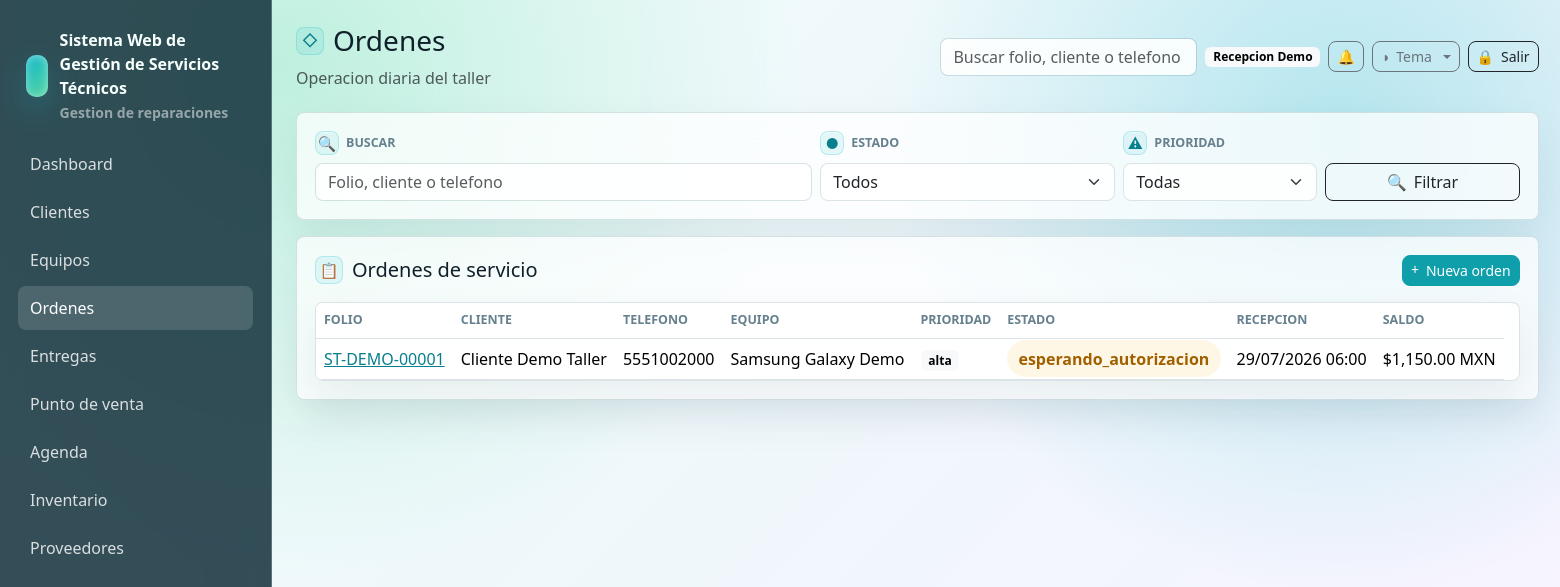
The page /ordenes (signed in) on the database its author committed.
### tables this page shows
CREATE TABLE users (
    id INT UNSIGNED AUTO_INCREMENT PRIMARY KEY,
    name VARCHAR(160) NOT NULL,
    email VARCHAR(190) NOT NULL UNIQUE,
    password VARCHAR(255) NOT NULL,
    phone VARCHAR(40) NULL,
    status ENUM('activo','inactivo','bloqueado') NOT NULL DEFAULT 'activo',
    last_login_at DATETIME NULL,
    created_at DATETIME NOT NULL DEFAULT CURRENT_TIMESTAMP,
    updated_at DATETIME NULL ON UPDATE CURRENT_TIMESTAMP,
    deleted_at DATETIME NULL
);

CREATE TABLE ordenes_servicio (
    id INT UNSIGNED AUTO_INCREMENT PRIMARY KEY,
    folio VARCHAR(60) NOT NULL UNIQUE,
    cliente_id INT UNSIGNED NOT NULL,
    equipo_id INT UNSIGNED NOT NULL,
    tecnico_id INT UNSIGNED NULL,
    recibido_por INT UNSIGNED NOT NULL,
    tipo_servicio VARCHAR(120) NOT NULL,
    falla_reportada TEXT NOT NULL,
    diagnostico_inicial TEXT NULL,
    prioridad ENUM('baja','normal','alta','urgente') NOT NULL DEFAULT 'normal',
    estado ENUM('recibida','en_revision','diagnosticada','esperando_autorizacion','autorizada','rechazada','en_reparacion','esperando_refaccion','reparada','no_reparable','lista_para_entrega','entregada','cancelada','garantia') NOT NULL DEFAULT 'recibida',
    fecha_recepcion DATETIME NOT NULL DEFAULT CURRENT_TIMESTAMP,
    fecha_estimada_entrega DATETIME NULL,
    fecha_real_entrega DATETIME NULL,
    costo_estimado DECIMAL(12,2) NOT NULL DEFAULT 0,
    costo_final DECIMAL(12,2) NOT NULL DEFAULT 0,
    anticipo DECIMAL(12,2) NOT NULL DEFAULT 0,
    saldo_pendiente DECIMAL(12,2) NOT NULL DEFAULT 0,
    garantia_ofrecida VARCHAR(160) NULL,
    observaciones_internas TEXT NULL,
    observaciones_cliente TEXT NULL,
    codigo_entrega VARCHAR(80) NULL UNIQUE,
    ubicacion_actual VARCHAR(120) NOT NULL DEFAULT 'Recepcion',
    token_publico VARCHAR(120) NOT NULL,
    firma_recepcion TEXT NULL,
    firma_entrega TEXT NULL,
    created_at DATETIME NOT NULL DEFAULT CURRENT_TIMESTAMP,
    updated_at DATETIME NULL ON UPDATE CURRENT_TIMESTAMP,
    deleted_at DATETIME NULL,
    CONSTRAINT fk_orden_cliente FOREIGN KEY (cliente_id) REFERENCES clientes(id),
    CONSTRAINT fk_orden_equipo FOREIGN KEY (equipo_id) REFERENCES equipos(id),
    CONSTRAINT fk_orden_tecnico FOREIGN KEY (tecnico_id) REFERENCES users(id) ON DELETE SET NULL,
    CONSTRAINT fk_orden_recibido FOREIGN KEY (recibido_por) REFERENCES users(id),
    INDEX idx_orden_folio (folio),
    INDEX idx_orden_cliente (cliente_id),
    INDEX idx_orden_equipo (equipo_id),
    INDEX idx_orden_estado (estado),
    INDEX idx_orden_codigo_entrega (codigo_entrega),
    INDEX idx_orden_tecnico (tecnico_id),
    INDEX idx_orden_fecha (fecha_recepcion)
);

CREATE TABLE clientes (
    id INT UNSIGNED AUTO_INCREMENT PRIMARY KEY,
    nombre_completo VARCHAR(190) NOT NULL,
    telefono VARCHAR(40) NOT NULL,
    whatsapp VARCHAR(40) NULL,
    email VARCHAR(190) NULL,
    domicilio VARCHAR(255) NULL,
    ciudad VARCHAR(120) NULL,
    estado VARCHAR(120) NULL,
    codigo_postal VARCHAR(20) NULL,
    rfc VARCHAR(20) NULL,
    notas_internas TEXT NULL,
    estatus ENUM('activo','inactivo') NOT NULL DEFAULT 'activo',
    created_at DATETIME NOT NULL DEFAULT CURRENT_TIMESTAMP,
    updated_at DATETIME NULL ON UPDATE CURRENT_TIMESTAMP,
    deleted_at DATETIME NULL,
    INDEX idx_clientes_nombre (nombre_completo),
    INDEX idx_clientes_telefono (telefono),
    INDEX idx_clientes_email (email)
);

CREATE TABLE equipos (
    id INT UNSIGNED AUTO_INCREMENT PRIMARY KEY,
    cliente_id INT UNSIGNED NOT NULL,
    tipo ENUM('celular','laptop','pc','consola','impresora','electrodomestico','herramienta','moto','otro') NOT NULL DEFAULT 'otro',
    marca_id INT UNSIGNED NULL,
    modelo_id INT UNSIGNED NULL,
    marca VARCHAR(120) NULL,
    modelo VARCHAR(120) NULL,
    numero_serie VARCHAR(120) NULL,
    imei VARCHAR(80) NULL,
    color VARCHAR(80) NULL,
    password_equipo VARCHAR(120) NULL,
    accesorios_recibidos TEXT NULL,
    estado_fisico TEXT NULL,
    observaciones TEXT NULL,
    created_at DATETIME NOT NULL DEFAULT CURRENT_TIMESTAMP,
    updated_at DATETIME NULL ON UPDATE CURRENT_TIMESTAMP,
    deleted_at DATETIME NULL,
    CONSTRAINT fk_equipos_cliente FOREIGN KEY (cliente_id) REFERENCES clientes(id),
    CONSTRAINT fk_equipos_marca FOREIGN KEY (marca_id) REFERENCES equipo_marcas(id) ON DELETE SET NULL,
    CONSTRAINT fk_equipos_modelo FOREIGN KEY (modelo_id) REFERENCES equipo_modelos(id) ON DELETE SET NULL,
    INDEX idx_equipos_cliente (cliente_id),
    INDEX idx_equipos_marca (marca_id),
    INDEX idx_equipos_modelo (modelo_id),
    INDEX idx_equipos_tipo (tipo),
    INDEX idx_equipos_serie (numero_serie),
    INDEX idx_equipos_imei (imei)
);

### resources/views/ordenes/index.php (the view, shortened to what the rows shown need)
<div class="glass-card mb-3">
    <form class="row g-2 align-items-end">
        <div class="col-md-5">
            <label class="form-label" data-icon="&#128269;">Buscar</label>
            <input class="form-control" name="q" value="<?= e($_GET['q'] ?? '') ?>" placeholder="Folio, cliente o telefono" data-table-search-source>
        </div>
        <div class="col-md-3">
            <label class="form-label" data-icon="&#9679;">Estado</label>
            <select class="form-select" name="estado">
                <option value="">Todos</option>
            </select>
        </div>
        <div class="col-md-2">
            <label class="form-label" data-icon="&#9888;">Prioridad</label>
            <select class="form-select" name="prioridad">
                <option value="">Todas</option>
            </select>
        </div>
        <div class="col-md-2 d-grid">
            <button class="btn btn-outline-dark" data-icon="&#128269;">Filtrar</button>
        </div>
    </form>
</div>
<div class="glass-card">
    <div class="d-flex justify-content-between align-items-center mb-3">
        <h2 class="h5 mb-0" data-icon="&#128203;">Ordenes de servicio</h2>
        <a class="btn btn-primary btn-sm" data-icon="&#43;" href="<?= e(url('/ordenes/create')) ?>">Nueva orden</a>
    </div>
    <div class="table-wrap">
        <table class="table align-middle">
            <thead><tr><th>Folio</th><th>Cliente</th><th>Telefono</th><th>Equipo</th><th>Prioridad</th><th>Estado</th><th>Recepcion</th><th>Saldo</th></tr></thead>
            <tbody>
            <?php foreach ($ordenes as $orden): ?>
                <tr>
                    <td><a href="<?= e(url('/ordenes/' . $orden['id'])) ?>"><?= e($orden['folio']) ?></a></td>
                    <td><?= e($orden['cliente_nombre']) ?></td>
                    <td><?= e($orden['cliente_telefono']) ?></td>
                    <td><?= e(trim($orden['equipo_marca'] . ' ' . $orden['equipo_modelo']) ?: $orden['equipo_tipo']) ?></td>
                    <td><span class="badge text-bg-light"><?= e($orden['prioridad']) ?></span></td>
                    <td><span class="badge-state status-<?= e($orden['estado']) ?>"><?= e($orden['estado']) ?></span></td>
                    <td><?= e(fechaHumana($orden['fecha_recepcion'])) ?></td>
                    <td><?= e(formatearMoneda((float) $orden['saldo_pendiente'])) ?></td>
                </tr>
            <?php endforeach; ?>
            </tbody>
        </table>
    </div>
</div>

### app/Core/Router.php (shortened to what the rows shown need)
<?php
final class Router
{
    private array $routes = [];
    private function add(string $method, string $path, callable|array $handler): void
    {
        $pattern = preg_replace('#\{([a-zA-Z_][a-zA-Z0-9_]*)\}#', '(?P<$1>[^/]+)', $path);
        $this->routes[] = [
            'method' => $method,
            'path' => $path,
            'pattern' => '#^' . $pattern . '$#',
            'handler' => $handler,
        ];
    }
    public function dispatch(Request $request): void
    {
        foreach ($this->routes as $route) {
            if ($route['method'] !== $request->method()) {
                continue;
            }
            if (preg_match($route['pattern'], $request->path(), $matches)) {
                $params = array_filter($matches, 'is_string', ARRAY_FILTER_USE_KEY);
                $handler = $route['handler'];
                if (is_array($handler)) {
                    [$class, $method] = $handler;
                    $controller = new $class();
                    $controller->{$method}($request, ...array_values($params));
                    return;
                }
                return;
            }
        }
    }
}

### resources/views/layouts/app.php (shortened to what the rows shown need)
<?php
$user = Auth::user();
$appConfig = require BASE_PATH . '/config/app.php';
$systemName = (string) ($appConfig['name'] ?? 'Servicio Tecnico');
$businessLogo = '';
try {
    $cfg = new ConfiguracionService();
    $systemName = trim((string) $cfg->get('sistema.nombre', $systemName)) ?: $systemName;
    $businessLogo = config_asset_src((string) $cfg->get('negocio.logo_url', ''));
} catch (Throwable) {
    $businessLogo = '';
}
?>
<!doctype html>
<html lang="es">
<head>
    <link href="https://cdn.jsdelivr.net/npm/bootstrap@5.3.3/dist/css/bootstrap.min.css" rel="stylesheet">
    <link href="<?= e(asset('css/app.css') . '?v=20260708-pos-modal-theme') ?>" rel="stylesheet">
    <link href="<?= e(asset('css/themes/crystal.css') . '?v=20260708-pos-modal-theme') ?>" rel="stylesheet">
    <link href="<?= e(asset('css/themes/dark.css') . '?v=20260708-pos-modal-theme') ?>" rel="stylesheet">
    <link href="<?= e(asset('css/themes/live.css') . '?v=20260708-pos-modal-theme') ?>" rel="stylesheet">
    <link href="<?= e(asset('css/themes/blueprint.css') . '?v=20260708-pos-modal-theme') ?>" rel="stylesheet">
</head>
<body>
<div class="app-shell">
    <aside class="sidebar" id="app-sidebar">
        <div class="brand">
            <?php if ($businessLogo !== ''): ?>
                <img class="brand-logo" src="<?= e($businessLogo) ?>" alt="<?= e($systemName) ?>">
            <?php else: ?>
                <div class="brand-mark"></div>
            <?php endif; ?>
            <div>
                <div><?= e($systemName) ?></div>
                <small class="text-white-50">Gestion de reparaciones</small>
            </div>
        </div>
        <nav class="nav flex-column">
            <?php foreach ([
                ['Dashboard', '/', 'dashboard'],
                ['Clientes', '/clientes', 'clientes'],
                ['Equipos', '/equipos', 'equipos'],
                ['Ordenes', '/ordenes', 'ordenes'],
                ['Entregas', '/entregas', 'ordenes'],
                ['Punto de venta', '/punto-venta', 'punto_venta'],
                ['Caja', '/caja', 'caja'],
                ['Agenda', '/agenda', 'agenda'],
                ['Inventario', '/inventario', 'inventario'],
                ['Proveedores', '/proveedores', 'proveedores'],
                ['Garantias', '/garantias', 'garantias'],
                ['Reportes', '/reportes', 'reportes'],
                ['Configuracion', '/configuracion', 'configuracion'],
                ['Usuarios y roles', '/usuarios', 'usuarios'],
                ['Licencia demo', '/licencia', 'licencias'],
            ] as [$label, $href, $module]): ?>
                <?php if (Auth::can($module, 'ver')): ?>
                    <a class="nav-link <?= e(is_active($href)) ?>" href="<?= e(url($href)) ?>"><?= e($label) ?></a>
                <?php endif; ?>
            <?php endforeach; ?>
        </nav>
    </aside>
    <main class="main">
        <header class="topbar">
            <div class="topbar-title">
                <h1 class="h3 mb-1" data-icon="&#9671;"><?= e($title ?? '') ?></h1>
                <div class="text-muted">Operacion diaria del taller</div>
            </div>
            <div class="d-flex align-items-center gap-2 topbar-actions">
                <form class="d-none d-md-block" action="<?= e(url('/ordenes')) ?>">
                    <input class="form-control" name="q" placeholder="Buscar folio, cliente o telefono">
                </form>
                <span class="badge text-bg-light topbar-user"><?= e($user['name'] ?? 'Usuario') ?></span>
                <div class="dropdown">
                    <button class="btn btn-outline-secondary btn-sm notif-bell" type="button" data-bs-toggle="dropdown" aria-expanded="false" aria-label="Notificaciones">
                        &#128276;
                    </button>
                </div>
                <div class="dropdown theme-switcher">
                    <button class="btn btn-outline-secondary btn-sm dropdown-toggle" type="button" data-bs-toggle="dropdown" aria-expanded="false" aria-label="Tema" data-icon="&#9681;"><span class="btn-label">Tema</span></button>
                </div>
                <form method="post" action="<?= e(url('/logout')) ?>">
                    <button class="btn btn-outline-dark btn-sm" aria-label="Salir" data-icon="&#128274;"><span class="btn-label">Salir</span></button>
                </form>
            </div>
        </header>
        <?= $content ?>
    </main>
</div>
</body>
</html>

### rows shown on the page
users: name "Recepcion Demo"
ordenes_servicio: folio "ST-DEMO-00001", cliente.nombre_completo "Cliente Demo Taller", cliente.telefono "5551002000", equipo.modelo "Samsung Galaxy Demo", prioridad "alta", estado "esperando_autorizacion", fecha_recepcion "29/07/2026 06:00", saldo_pendiente "$1,150.00 MXN"

### other values the page prints
$systemName "Sistema Web de Gestión de Servicios Técnicos"
$label "Dashboard"
$label "Clientes"
$label "Equipos"
$label "Ordenes"
$label "Entregas"
$label "Punto de venta"
$label "Agenda"
$label "Inventario"
$label "Proveedores"
